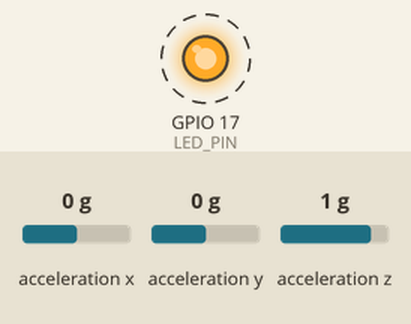
Simulated run of this sketch. Board: ESP32. Shown: output pins drawn as LEDs (lit = HIGH). Wiring (inferred from the names in the program): ADXL345 accelerometer at I2C address 0x53. Dashed ring = blinking. Inputs (shaded band) come from the test bench; at power-on: acceleration x 0 g, acceleration y 0 g, acceleration z 1 g. Nothing arrives over Bluetooth unless stated.

Above: at 0.7 s.
Timing chart, 0 to 3.7 s (numbered marks = the images above):
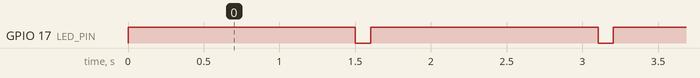

Measured:
- by itself, GPIO 17 (LED_PIN): alternates HIGH for 1.5 s and LOW for 0.10 s

The sketch:

Vibration_Detection_ino_Classification_toAPP.ino.ino
```cpp
#include <Wire.h>
#include <Adafruit_Sensor.h>
#include <Adafruit_ADXL345_U.h>
#include "BluetoothSerial.h"

// Pin definitions based on your board
#define LED_PIN 17  // D17
#define BUZZER_PIN 17  // D16

// I2C address for ADXL345
#define ADXL345_ADDRESS 0x53
#define POWER_CTL_REGISTER 0x2D

// Create ADXL345 instance
Adafruit_ADXL345_Unified accel = Adafruit_ADXL345_Unified(12345);
BluetoothSerial SerialBT;  // Create BluetoothSerial instance

// Initialize packet counter
unsigned long packetCounter = 0;

void setup() {
  // Initialize Serial Monitor
  Serial.begin(115200);

  // Initialize Bluetooth Serial
  SerialBT.begin("ESP32_Bluetooth");

  // Initialize ADXL345 sensor
  if (!accel.begin()) {
    Serial.println("Ooops, no ADXL345 detected ... Check your wiring!");
    while (1);
  }

  // Set ADXL345 to measurement mode (disables low power and sleep modes)
  initializeADXL345();

  // Set sensor range to ±2g (for higher sensitivity)
  accel.setRange(ADXL345_RANGE_2_G);

  // Initialize LED and Buzzer pins
  pinMode(LED_PIN, OUTPUT);
  pinMode(BUZZER_PIN, OUTPUT);

  // Print CSV header to Bluetooth Serial
  SerialBT.println("Packet, X (m/s^2), Y (m/s^2), Z (m/s^2), State");
}

void initializeADXL345() {
  Wire.beginTransmission(ADXL345_ADDRESS);
  Wire.write(POWER_CTL_REGISTER);
  Wire.write(0x08); // 0x08 表示：进入测量模式，且无低功耗和睡眠模式
  Wire.endTransmission();
}

void loop() {
    // Get accelerometer event
    sensors_event_t event;
    accel.getEvent(&event);

    // Default state is "Stationary"
    String state = "Stationary";
    bool isStationary = false;

    // Determine if stationary
    if ((event.acceleration.x >= 0.14 && event.acceleration.x <= 0.26) ||
        (event.acceleration.y >= 0.10 && event.acceleration.y <= 0.22)) {
        isStationary = true;
    }

    // Determine if walking
    if (!isStationary) {
        if ((event.acceleration.x >= 0.80 && event.acceleration.x <= 1.2) ||
            (event.acceleration.x >= 0 && event.acceleration.x <= 0.5) ||
            (event.acceleration.y >= 0.3 && event.acceleration.y <= 0.8)) {
            state = "Walking";
            digitalWrite(LED_PIN, HIGH);  // Turn on LED
            delay(1500);  // Keep LED on for 1 second
            digitalWrite(LED_PIN, LOW);  // Turn off LED
        } else {
            state = "Falling";
            digitalWrite(BUZZER_PIN, HIGH);  // Turn on Buzzer
            delay(1500);  // Keep Buzzer on for 1 second
            digitalWrite(BUZZER_PIN, LOW);  // Turn off Buzzer
        }
    }

    // Print packet number, accelerometer values and state to Bluetooth Serial
    SerialBT.print(packetCounter++); SerialBT.print(", ");
    SerialBT.print(event.acceleration.x); SerialBT.print(", ");
    SerialBT.print(event.acceleration.y); SerialBT.print(", ");
    SerialBT.print(event.acceleration.z); SerialBT.print(", ");
    SerialBT.println(state);

    // Reduce delay to increase sampling rate
    delay(100);  // Sample every 100ms, equivalent to 10Hz sampling rate
}
```
